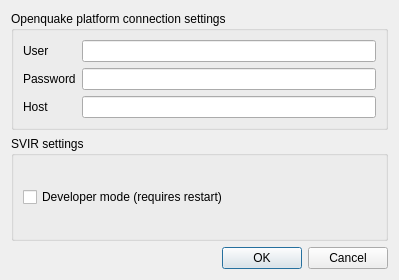
<?xml version="1.0" encoding="UTF-8"?>
<ui version="4.0">
 <class>SettingsDialog</class>
 <widget class="QDialog" name="SettingsDialog">
  <property name="geometry">
   <rect>
    <x>0</x>
    <y>0</y>
    <width>399</width>
    <height>280</height>
   </rect>
  </property>
  <property name="windowTitle">
   <string>Openquake Platform Settings</string>
  </property>
  <layout class="QVBoxLayout" name="verticalLayout">
   <item>
    <widget class="QGroupBox" name="groupBox">
     <property name="title">
      <string>Openquake platform connection settings</string>
     </property>
     <layout class="QFormLayout" name="formLayout">
      <item row="2" column="0">
       <widget class="QLabel" name="label_3">
        <property name="text">
         <string>Host</string>
        </property>
       </widget>
      </item>
      <item row="2" column="1">
       <widget class="QLineEdit" name="hostnameEdit"/>
      </item>
      <item row="0" column="0">
       <widget class="QLabel" name="label">
        <property name="text">
         <string>User</string>
        </property>
       </widget>
      </item>
      <item row="0" column="1">
       <widget class="QLineEdit" name="usernameEdit"/>
      </item>
      <item row="1" column="0">
       <widget class="QLabel" name="label_2">
        <property name="text">
         <string>Password</string>
        </property>
       </widget>
      </item>
      <item row="1" column="1">
       <widget class="QLineEdit" name="passwordEdit">
        <property name="echoMode">
         <enum>QLineEdit::Password</enum>
        </property>
       </widget>
      </item>
     </layout>
    </widget>
   </item>
   <item>
    <widget class="QGroupBox" name="groupBox_2">
     <property name="title">
      <string>SVIR settings</string>
     </property>
     <layout class="QVBoxLayout" name="verticalLayout_2">
      <item>
       <widget class="QCheckBox" name="developermodeCheck">
        <property name="text">
         <string>Developer mode (requires restart)</string>
        </property>
       </widget>
      </item>
     </layout>
    </widget>
   </item>
   <item>
    <widget class="QDialogButtonBox" name="buttonBox">
     <property name="orientation">
      <enum>Qt::Horizontal</enum>
     </property>
     <property name="standardButtons">
      <set>QDialogButtonBox::Cancel|QDialogButtonBox::Ok</set>
     </property>
    </widget>
   </item>
  </layout>
 </widget>
 <tabstops>
  <tabstop>buttonBox</tabstop>
 </tabstops>
 <resources/>
 <connections>
  <connection>
   <sender>buttonBox</sender>
   <signal>accepted()</signal>
   <receiver>SettingsDialog</receiver>
   <slot>accept()</slot>
   <hints>
    <hint type="sourcelabel">
     <x>248</x>
     <y>254</y>
    </hint>
    <hint type="destinationlabel">
     <x>157</x>
     <y>274</y>
    </hint>
   </hints>
  </connection>
  <connection>
   <sender>buttonBox</sender>
   <signal>rejected()</signal>
   <receiver>SettingsDialog</receiver>
   <slot>reject()</slot>
   <hints>
    <hint type="sourcelabel">
     <x>316</x>
     <y>260</y>
    </hint>
    <hint type="destinationlabel">
     <x>286</x>
     <y>274</y>
    </hint>
   </hints>
  </connection>
 </connections>
</ui>
